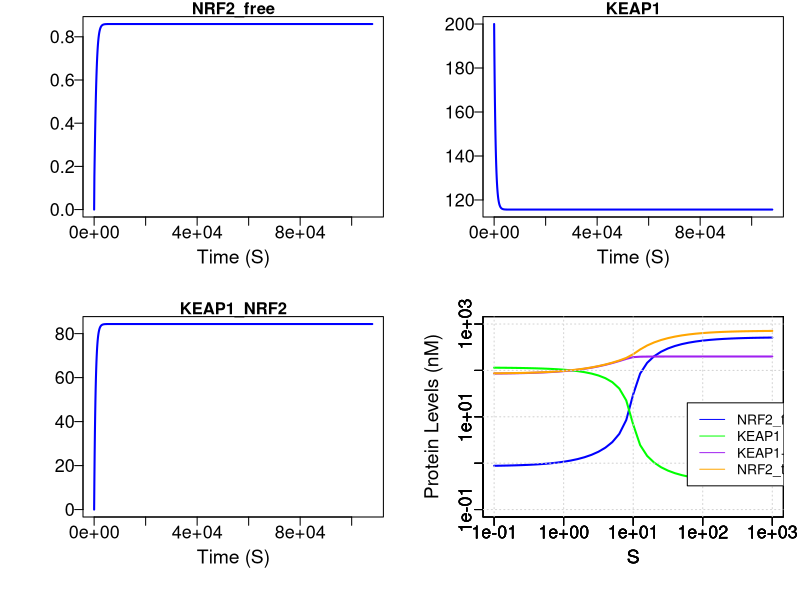
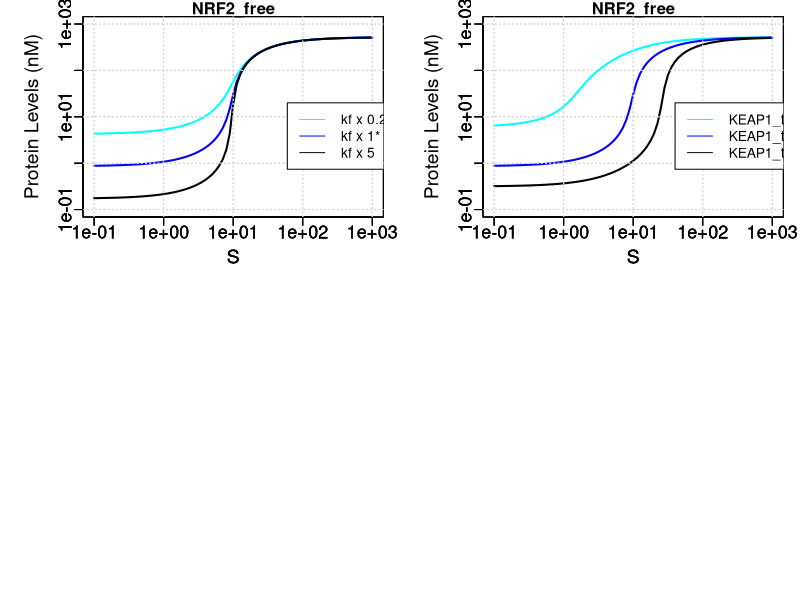

Recreate these plots in R, in order.
## ---- chunk 1
# Load Package
library(deSolve)
## ---- chunk 2
## ---------------------------------
## Parameter values
## --------------------------------- 
parameters_default <- c(
  S = 0,
  k0 	= 0.15,
  kf 	= 0.01,
  kb 	= 0.01,
  k1 	= 2.888E-4,
  k2 	= 1.775E-3,
  Kd1 = 7
)
parameters <- parameters_default

## ----------------------------------
## Initial conditions
## ----------------------------------
y0 <- c(
  NRF2_free 	= 0,
  KEAP1			  = 200,
  KEAP1_NRF2 	= 0
)

## ----------------------------------
## Differential equations to solve
## ----------------------------------
Model_I <- function(times, y, parms)
{
  with(as.list(c(y, parms)),
       {
         #ODEs for the state variables
         dNRF2_freedt		=  k0 - kf * KEAP1 * NRF2_free + kb * KEAP1_NRF2 - k1 * NRF2_free
         dKEAP1dt		= - kf * KEAP1 * NRF2_free + kb * KEAP1_NRF2 + Kd1 / (Kd1 + S) * k2 * KEAP1_NRF2
         dKEAP1_NRF2dt	= kf * KEAP1 * NRF2_free - kb * KEAP1_NRF2 - Kd1 / (Kd1 + S) * k2 * KEAP1_NRF2
         list(c(dNRF2_freedt, dKEAP1dt, dKEAP1_NRF2dt)); #Return simulated value of state variables at each time step
       })
}

## ----------------------------------
## Run simulation
## ----------------------------------
#Time span of simulation
tspan <- seq(0, 108000, by = 100)
#Call the lsoda function to numerically solve the ODEs
output <- lsoda(y = y0, times = tspan, func = Model_I, parms = parameters)
#Optional: show the result of the first 6 time steps
head(output)
## ---- chunk 3
## ----------------------------------
## Plotting simulation results
## ----------------------------------
par(mar = c(5, 5, 1, 1), mgp = c(2, 0.5, 0)) # mar(figure margins):bottom, left, top, right; mgp(label position): distance from label, scale, tick marks to plot 
plot(output, xlab = "Time (S)", las=1, cex.lab=1.4, cex.axis=1.3, col="blue", lwd = 2)
## ---- chunk 4
## Dose Response (Fig. 2B)
## -------------------------------------
logdose <- seq(-1,3, by = 0.1)
dose <- 10^logdose

NRF2_free_ss <- c()  #A vector to hold steady-state NRF2_free values
KEAP1_ss <- c()  #A vector to hold steady-state KEAP1 values
KEAP1_NRF2_ss <- c()  #A vector to hold steady-state KEAP1_NRF2 values

for( i in dose)
{
  parameters["S"]=i
  output <- lsoda(y = y0, times = tspan, func = Model_I, parms = parameters)
  lastpoint_index <- length(output[,"time"])
  NRF2_free_ss <- c(NRF2_free_ss,output[lastpoint_index,"NRF2_free"])
  KEAP1_ss <- c(KEAP1_ss,output[lastpoint_index,"KEAP1"])
  KEAP1_NRF2_ss <- c(KEAP1_NRF2_ss,output[lastpoint_index,"KEAP1_NRF2"])
}
  NRF2tot_ss = NRF2_free_ss + KEAP1_NRF2_ss 

plot(dose, NRF2_free_ss, lwd = 2, log="xy", xlim = c(0.1, 1000), ylim = c(0.1, 1000), xlab="S", ylab ="", cex.lab =1.4, cex.axis=1.3, las=0.5, 'l', pch=20, col="blue") 

par(new=TRUE)
plot(dose, KEAP1_ss, lwd = 2, log="xy", xlim = c(0.1, 1000), ylim = c(0.1, 1000), xlab="S", ylab ="", cex.lab =1.4, cex.axis=1.3, las=0.5,'l', pch=20, col="green") 

par(new=TRUE)
plot(dose, KEAP1_NRF2_ss, lwd = 2, log="xy", xlim = c(0.1, 1000), ylim = c(0.1, 1000), xlab="S", ylab ="", cex.lab =1.4, cex.axis=1.3, las=0.5, 'l', pch=20, col="purple")

par(new=TRUE)
plot(dose, NRF2tot_ss, lwd = 2, log="xy", xlim = c(0.1, 1000), ylim = c(0.1, 1000), xlab="S", ylab ="", cex.lab =1.4, cex.axis=1.3, las=0.5, 'l', pch=20, col="orange")

title(ylab="Protein Levels (nM)", line=2.5, cex.lab=1.4)
grid()
legend(60,20, legend=c("NRF2_free", "KEAP1","KEAP1-NRF2", "NRF2_tot"), col=c("blue", "green","purple", "orange") , lty=1, cex=1)

## ---- chunk 5
## Dose Response (Fig. 2C)
## -------------------------------------

logdose <- seq(-1,3, by = 0.05)
dose <- 10^logdose

parameters["kf"]= 0.01 * 0.2  # default=0.01
NRF2_free_ss <- c()  
for( i in dose)
{
  parameters["S"]=i
  output <- lsoda(y = y0, times = tspan, func = Model_I, parms = parameters)
  lastpoint_index <- length(output[,"time"])
  NRF2_free_ss <- c(NRF2_free_ss,output[lastpoint_index,"NRF2_free"])
}
plot(dose, NRF2_free_ss, lwd = 2, 'l', log="xy", xlim = c(0.1, 1000), ylim = c(0.1, 1000), xlab="S", ylab ="", cex.lab =1.4, cex.axis=1.3, las=0.5, pch=20, col="cyan") 
title(main="NRF2_free")


parameters["kf"]= 0.01 * 1 # default=0.01
NRF2_free_ss <- c()  
for( i in dose)
{
  parameters["S"]=i
  output <- lsoda(y = y0, times = tspan, func = Model_I, parms = parameters)
  lastpoint_index <- length(output[,"time"])
  NRF2_free_ss <- c(NRF2_free_ss,output[lastpoint_index,"NRF2_free"])
}
par(new=TRUE)
plot(dose, NRF2_free_ss, lwd = 2, 'l', log="xy", xlim = c(0.1, 1000), ylim = c(0.1, 1000), xlab="S", ylab ="", cex.lab =1.4, cex.axis=1.3, las=0.5, pch=20, col="blue") 


parameters["kf"]= 0.01 * 5 # default=0.01
NRF2_free_ss <- c()  
for( i in dose)
{
  parameters["S"]=i
  output <- lsoda(y = y0, times = tspan, func = Model_I, parms = parameters)
  lastpoint_index <- length(output[,"time"])
  NRF2_free_ss <- c(NRF2_free_ss,output[lastpoint_index,"NRF2_free"])
}
par(new=TRUE)
plot(dose, NRF2_free_ss, lwd = 2, 'l', log="xy", xlim = c(0.1, 1000), ylim = c(0.1, 1000), xlab="S", ylab ="", cex.lab =1.4, cex.axis=1.3, las=0.5, pch=20, col="black") 

grid()
title(ylab="Protein Levels (nM)", line=2.5, cex.lab=1.4)
grid()
legend(60,20, legend=c(" kf x 0.2  ", " kf x 1* ", " kf x 5 "), col=c("cyan", "blue", "black") , lty=1, cex=1)
## ---- chunk 6
## Dose Response (Fig. 2D)
## -------------------------------------
logdose <- seq(-1,3, by = 0.05)
dose <- 10^logdose

parameters <- parameters_default

y0["KEAP1"]= 200 * 0.5 # default = 200
NRF2_free_ss <- c()  
for( i in dose)
{
  parameters["S"]=i
  output <- lsoda(y = y0, times = tspan, func = Model_I, parms = parameters)
  lastpoint_index <- length(output[,"time"])
  NRF2_free_ss <- c(NRF2_free_ss,output[lastpoint_index,"NRF2_free"])
}
plot(dose, NRF2_free_ss, lwd = 2, 'l', log="xy", xlim = c(0.1, 1000), ylim = c(0.1, 1000), xlab="S", ylab ="", cex.lab =1.4, cex.axis=1.3, las=0.5, pch=20, col="cyan") 
title(main="NRF2_free")


y0["KEAP1"]= 200 * 1 # default = 200
NRF2_free_ss <- c()  
for( i in dose)
{
  parameters["S"]=i
  output <- lsoda(y = y0, times = tspan, func = Model_I, parms = parameters)
  lastpoint_index <- length(output[,"time"])
  NRF2_free_ss <- c(NRF2_free_ss,output[lastpoint_index,"NRF2_free"])
}
par(new=TRUE)
plot(dose, NRF2_free_ss, lwd = 2, 'l', log="xy", xlim = c(0.1, 1000), ylim = c(0.1, 1000), xlab="S", ylab ="", cex.lab =1.4, cex.axis=1.3, las=0.5, pch=20, col="blue") 


y0["KEAP1"]= 200 * 2 # default = 200
NRF2_free_ss <- c()  
for( i in dose)
{
  parameters["S"]=i
  output <- lsoda(y = y0, times = tspan, func = Model_I, parms = parameters)
  lastpoint_index <- length(output[,"time"])
  NRF2_free_ss <- c(NRF2_free_ss,output[lastpoint_index,"NRF2_free"])
}
par(new=TRUE)
plot(dose, NRF2_free_ss, lwd = 2, 'l', log="xy", xlim = c(0.1, 1000), ylim = c(0.1, 1000), xlab="S", ylab ="", cex.lab =1.4, cex.axis=1.3, las=0.5, pch=20, col="black") 

grid()
title(ylab="Protein Levels (nM)", line=2.5, cex.lab=1.4)
grid()
legend(40,20, legend=c(" KEAP1_tot x 0.5  ", " KEAP1_tot x 1* ", " KEAP1_tot x 2 "), col=c("cyan", "blue", "black") , lty=1, cex=1)
